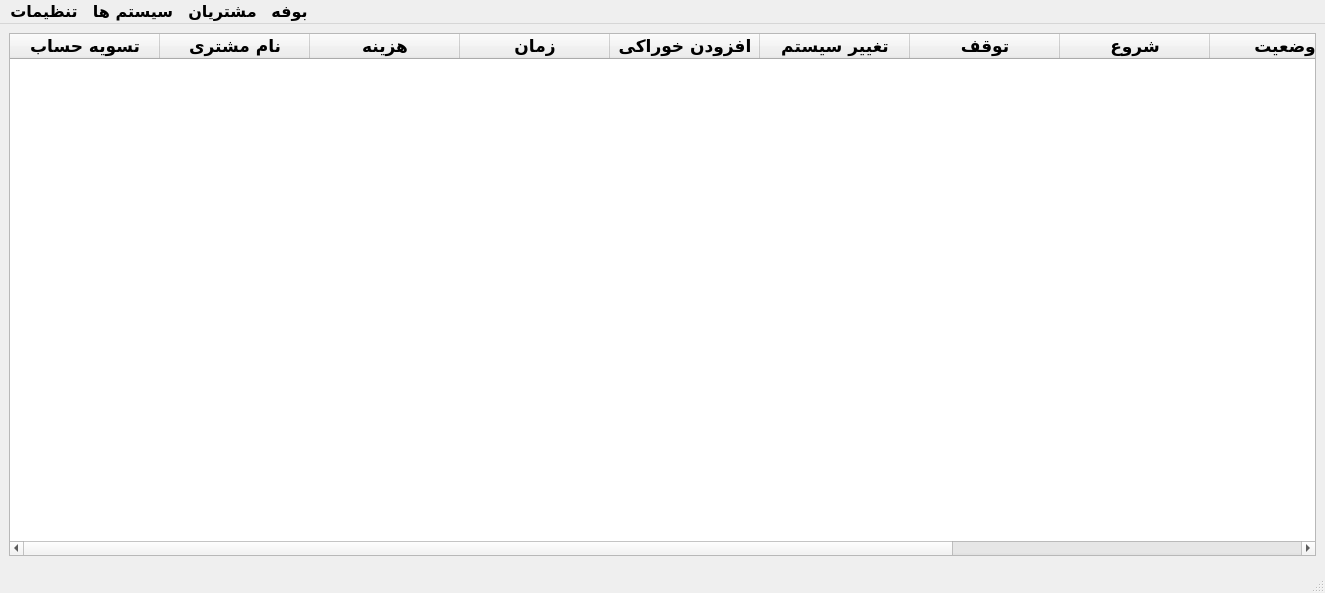
<?xml version="1.0" encoding="UTF-8"?>
<ui version="4.0">
 <class>Gamenet_Manager</class>
 <widget class="QMainWindow" name="Gamenet_Manager">
  <property name="windowModality">
   <enum>Qt::NonModal</enum>
  </property>
  <property name="geometry">
   <rect>
    <x>0</x>
    <y>0</y>
    <width>1325</width>
    <height>593</height>
   </rect>
  </property>
  <property name="minimumSize">
   <size>
    <width>800</width>
    <height>500</height>
   </size>
  </property>
  <property name="baseSize">
   <size>
    <width>0</width>
    <height>0</height>
   </size>
  </property>
  <property name="font">
   <font>
    <family>B Nazanin</family>
    <pointsize>12</pointsize>
    <bold>true</bold>
   </font>
  </property>
  <property name="windowTitle">
   <string>GameNet Manager</string>
  </property>
  <widget class="QWidget" name="centralwidget">
   <layout class="QVBoxLayout" name="verticalLayout">
    <item>
     <widget class="QTableWidget" name="systemTable">
      <property name="font">
       <font>
        <family>B Nazanin</family>
        <pointsize>13</pointsize>
        <bold>true</bold>
       </font>
      </property>
      <property name="layoutDirection">
       <enum>Qt::LeftToRight</enum>
      </property>
      <property name="autoScrollMargin">
       <number>16</number>
      </property>
      <property name="editTriggers">
       <set>QAbstractItemView::NoEditTriggers</set>
      </property>
      <property name="wordWrap">
       <bool>true</bool>
      </property>
      <property name="cornerButtonEnabled">
       <bool>true</bool>
      </property>
      <property name="columnCount">
       <number>11</number>
      </property>
      <attribute name="horizontalHeaderMinimumSectionSize">
       <number>10</number>
      </attribute>
      <attribute name="horizontalHeaderDefaultSectionSize">
       <number>150</number>
      </attribute>
      <attribute name="horizontalHeaderHighlightSections">
       <bool>true</bool>
      </attribute>
      <attribute name="horizontalHeaderShowSortIndicator" stdset="0">
       <bool>true</bool>
      </attribute>
      <attribute name="verticalHeaderVisible">
       <bool>false</bool>
      </attribute>
      <attribute name="verticalHeaderDefaultSectionSize">
       <number>40</number>
      </attribute>
      <column>
       <property name="text">
        <string>تسویه حساب</string>
       </property>
      </column>
      <column>
       <property name="text">
        <string>نام مشتری</string>
       </property>
      </column>
      <column>
       <property name="text">
        <string>هزینه</string>
       </property>
      </column>
      <column>
       <property name="text">
        <string>زمان</string>
       </property>
      </column>
      <column>
       <property name="text">
        <string>افزودن خوراکی</string>
       </property>
      </column>
      <column>
       <property name="text">
        <string>تغییر سیستم</string>
       </property>
      </column>
      <column>
       <property name="text">
        <string>توقف</string>
       </property>
      </column>
      <column>
       <property name="text">
        <string>شروع</string>
       </property>
      </column>
      <column>
       <property name="text">
        <string>وضعیت</string>
       </property>
      </column>
      <column>
       <property name="text">
        <string>سیستم</string>
       </property>
      </column>
      <column>
       <property name="text">
        <string>یادداشت</string>
       </property>
      </column>
     </widget>
    </item>
   </layout>
  </widget>
  <widget class="QMenuBar" name="menubar">
   <property name="geometry">
    <rect>
     <x>0</x>
     <y>0</y>
     <width>1325</width>
     <height>32</height>
    </rect>
   </property>
   <widget class="QMenu" name="menu">
    <property name="title">
     <string>سیستم ها</string>
    </property>
    <addaction name="btnAddSystem"/>
    <addaction name="btnSystemList"/>
   </widget>
   <widget class="QMenu" name="menu_2">
    <property name="title">
     <string>مشتریان</string>
    </property>
    <addaction name="btnAddCustomer"/>
    <addaction name="btnChargeCustomer"/>
    <addaction name="btnCustomerList"/>
   </widget>
   <widget class="QMenu" name="menu_3">
    <property name="title">
     <string>بوفه</string>
    </property>
    <addaction name="btnSnackList"/>
   </widget>
   <widget class="QMenu" name="menu_4">
    <property name="title">
     <string>تنظیمات</string>
    </property>
    <widget class="QMenu" name="menuSubscribtion">
     <property name="font">
      <font>
       <family>B Nazanin</family>
       <pointsize>11</pointsize>
       <bold>true</bold>
      </font>
     </property>
     <property name="title">
      <string>اشتراک</string>
     </property>
     <addaction name="actionOnlineLogin"/>
     <addaction name="actionOfflineLogin"/>
     <addaction name="actionRenewSubscribtion"/>
     <addaction name="actionLogout"/>
    </widget>
    <addaction name="btnUsername"/>
    <addaction name="separator"/>
    <addaction name="menuSubscribtion"/>
   </widget>
   <addaction name="menu_4"/>
   <addaction name="menu"/>
   <addaction name="menu_2"/>
   <addaction name="menu_3"/>
  </widget>
  <widget class="QStatusBar" name="statusbar"/>
  <action name="btnAddCustomer">
   <property name="text">
    <string>مشتری جدید</string>
   </property>
   <property name="font">
    <font>
     <family>B Nazanin</family>
     <pointsize>11</pointsize>
     <bold>true</bold>
    </font>
   </property>
  </action>
  <action name="btnChargeCustomer">
   <property name="text">
    <string>شارژ حساب</string>
   </property>
   <property name="font">
    <font>
     <family>B Nazanin</family>
     <pointsize>11</pointsize>
     <bold>true</bold>
    </font>
   </property>
  </action>
  <action name="btnCustomerList">
   <property name="text">
    <string>لیست مشتریان</string>
   </property>
   <property name="font">
    <font>
     <family>B Nazanin</family>
     <pointsize>11</pointsize>
     <bold>true</bold>
    </font>
   </property>
  </action>
  <action name="btnNewSnack">
   <property name="text">
    <string>جدید</string>
   </property>
   <property name="font">
    <font>
     <family>B Nazanin</family>
     <pointsize>11</pointsize>
     <bold>true</bold>
    </font>
   </property>
  </action>
  <action name="btnSnackList">
   <property name="text">
    <string>لیست خوراکی ها</string>
   </property>
   <property name="font">
    <font>
     <family>B Nazanin</family>
     <pointsize>11</pointsize>
     <bold>true</bold>
    </font>
   </property>
  </action>
  <action name="btnDeleteSnack">
   <property name="text">
    <string>حذف</string>
   </property>
   <property name="font">
    <font>
     <family>B Nazanin</family>
     <pointsize>11</pointsize>
     <bold>true</bold>
    </font>
   </property>
  </action>
  <action name="btnAddSnackToCustomer">
   <property name="text">
    <string>افزودن خوراکی به مشتری</string>
   </property>
  </action>
  <action name="btnAddSystem">
   <property name="text">
    <string>افزودن سیستم</string>
   </property>
   <property name="font">
    <font>
     <family>B Nazanin</family>
     <pointsize>11</pointsize>
     <bold>true</bold>
    </font>
   </property>
  </action>
  <action name="btnRemoveSystem">
   <property name="text">
    <string>حذف سیستم</string>
   </property>
  </action>
  <action name="btnPriceSystem">
   <property name="text">
    <string>تعیین قیمت هر ساعت</string>
   </property>
  </action>
  <action name="btnPriceSnack">
   <property name="text">
    <string>تعیین قیمت خوراکی</string>
   </property>
  </action>
  <action name="btnSystemList">
   <property name="text">
    <string>لیست سیستم ها</string>
   </property>
   <property name="font">
    <font>
     <family>B Nazanin</family>
     <pointsize>11</pointsize>
     <bold>true</bold>
    </font>
   </property>
  </action>
  <action name="actionbk_bdsj_dsf">
   <property name="text">
    <string>bk,bdsj dsf </string>
   </property>
  </action>
  <action name="action">
   <property name="text">
    <string>نوا خانم</string>
   </property>
  </action>
  <action name="action_3">
   <property name="text">
    <string>پنل کاربری</string>
   </property>
   <property name="font">
    <font>
     <family>B Nazanin</family>
     <pointsize>11</pointsize>
     <bold>true</bold>
    </font>
   </property>
  </action>
  <action name="btnUsername">
   <property name="text">
    <string>پنل کاربری</string>
   </property>
   <property name="font">
    <font>
     <family>B Nazanin</family>
     <pointsize>11</pointsize>
     <bold>true</bold>
    </font>
   </property>
  </action>
  <action name="actionOnlineLogin">
   <property name="text">
    <string>حالت آنلاین</string>
   </property>
   <property name="font">
    <font>
     <family>B Nazanin</family>
     <pointsize>10</pointsize>
     <bold>true</bold>
    </font>
   </property>
  </action>
  <action name="actionOfflineLogin">
   <property name="text">
    <string>حالت آفلاین</string>
   </property>
   <property name="font">
    <font>
     <family>B Nazanin</family>
     <pointsize>10</pointsize>
     <bold>true</bold>
    </font>
   </property>
  </action>
  <action name="actionRenewSubscribtion">
   <property name="text">
    <string>تمدید اشتراک</string>
   </property>
   <property name="font">
    <font>
     <family>B Nazanin</family>
     <pointsize>10</pointsize>
     <bold>true</bold>
    </font>
   </property>
  </action>
  <action name="actionLogout">
   <property name="text">
    <string>خروج از حساب</string>
   </property>
   <property name="font">
    <font>
     <family>B Nazanin</family>
     <pointsize>10</pointsize>
     <bold>true</bold>
    </font>
   </property>
  </action>
 </widget>
 <resources/>
 <connections/>
</ui>
